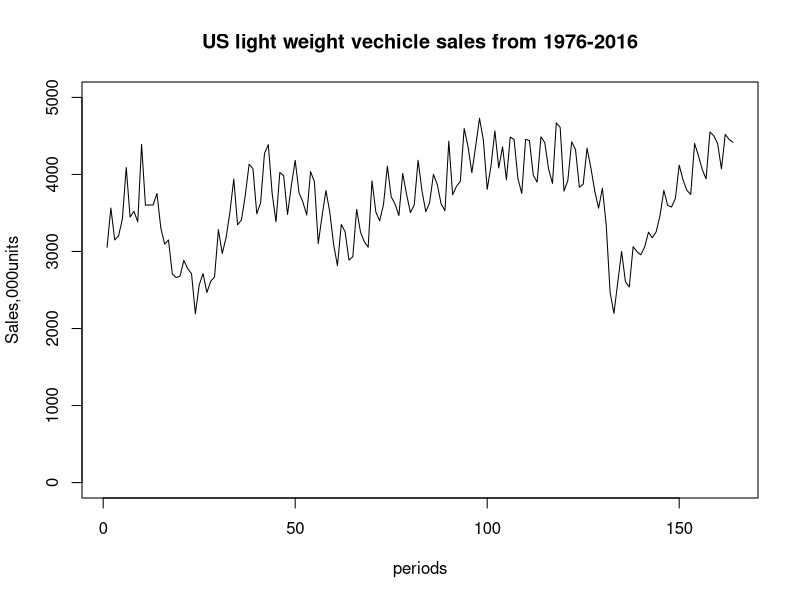
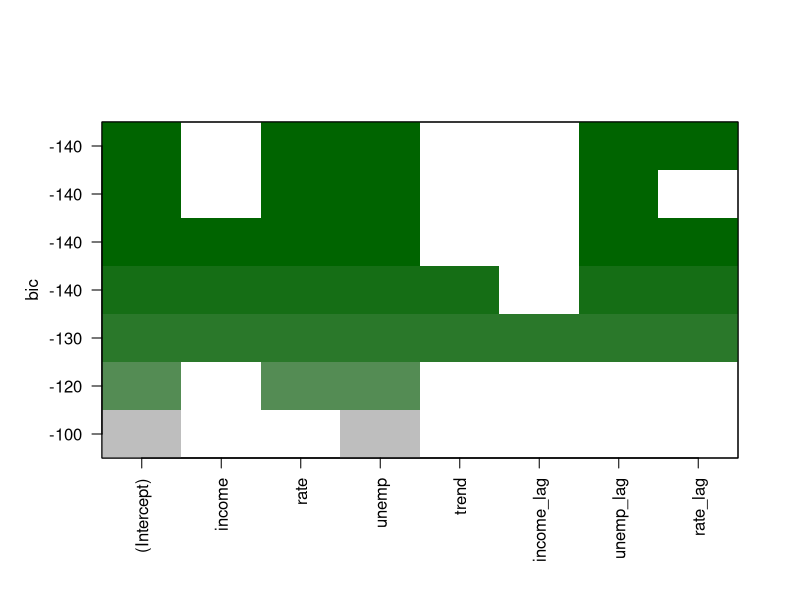
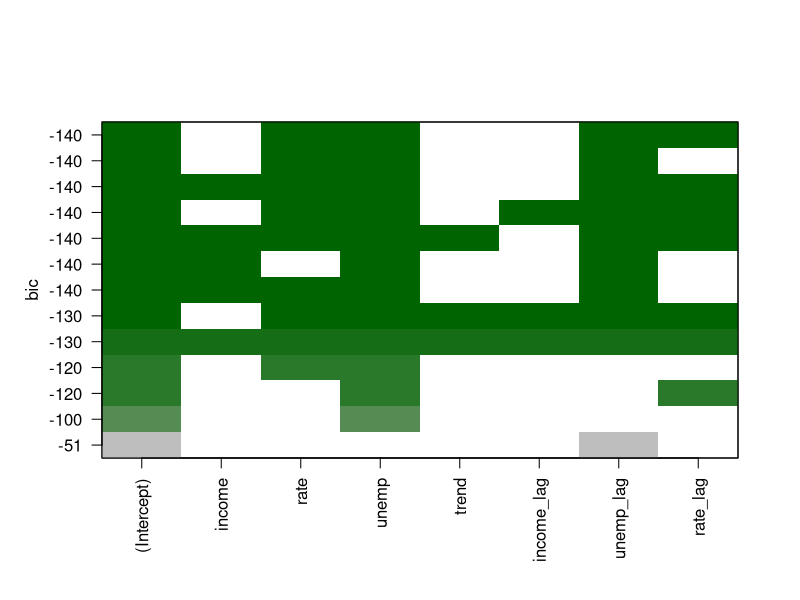
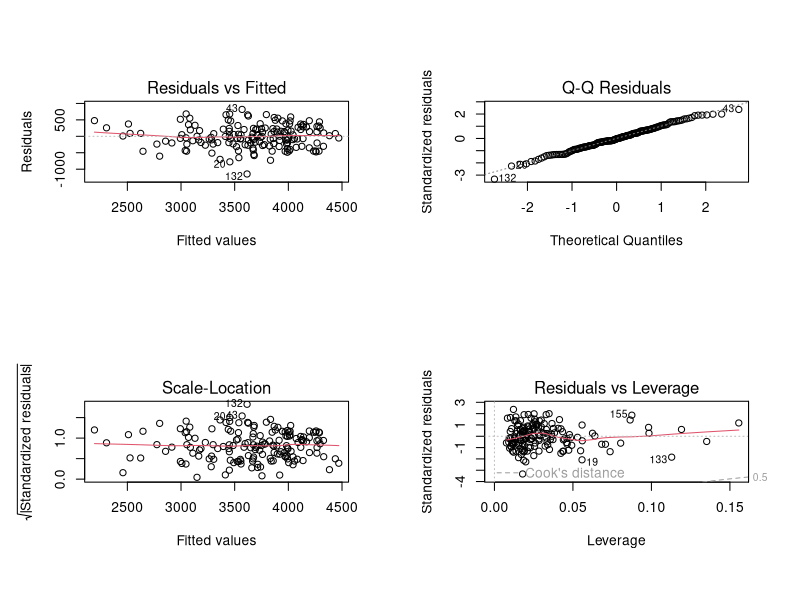
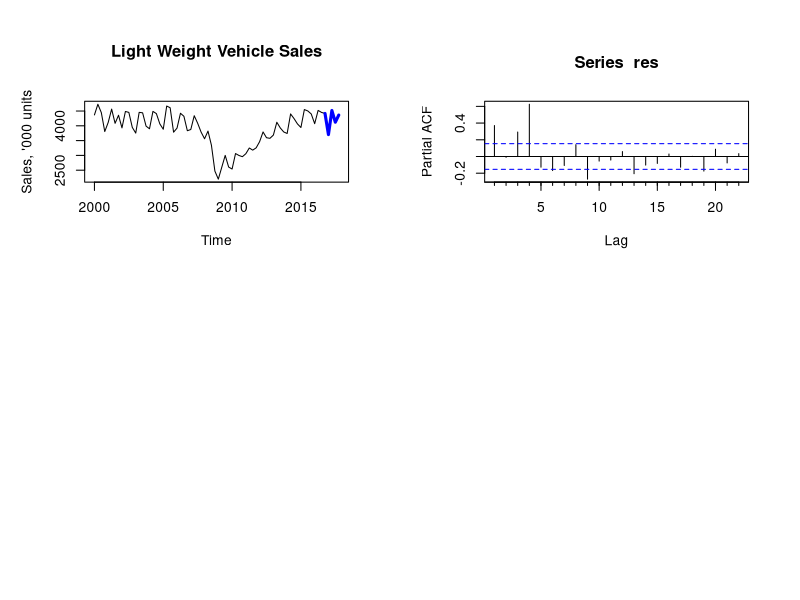

The R script that drew these images, in order:
#Load the dataset, and plot the sales variable. 
auto<-read.csv('vehicles.csv')
     tail(auto)
plot(auto$sales,
     type="l",
     ylim=c(0,5000),
     ylab = "Sales,000units",
     xlab = "periods",
     main = "US light weight vechicle sales from 1976-2016")
     #lines(auto$sales)
#Create the trend variable (by assigning a successive number to each observation),
#and lagged versions of the variables income, unemp, and rate (lagged by one period).
#Add them to the dataset.
#(Note that the base R libraries do not include functions for creating lags 
#for non-time-series data, so the variables can be created manually).   
auto$trend <- seq(1:nrow(auto))
auto$income_lag <- c(NA, auto$income[1:nrow(auto)-1])
auto$unemp_lag <- c(NA, auto$unemp[1:nrow(auto)-1])
auto$rate_lag <- c(NA, auto$rate[1:nrow(auto)-1])



#Run all possible linear regressions with sales as the dependent variable and 
#the others as independent variables using the regsubsets function from the 
#leaps package (pass a formula with all possible dependent variables, 
#and the dataset as inputs to the function).
#Plot the output of the function.
require(leaps)
regressions_result <- regsubsets(sales ~ ., data = auto)
plot(regressions_result, col = colorRampPalette(c("darkgreen", "grey"))(10))


#Note that regsubsets returns only one “best” model (in terms of BIC) for each possible number of dependent variables.
#Run all regressions again, but increase the number of returned models for each size to 2.
#Plot the output of the function.
require(leaps)
regressions_result_extended <- regsubsets(sales ~ ., data = auto, nbest = 2)
plot(regressions_result_extended, col = colorRampPalette(c("darkgreen", "grey"))(10))


#Look at the plots from the previous exercises and find the model with the lowest value of BIC.
#Run a linear regression for the model, save the result in a variable, and print its summary.
fit <- lm(sales ~ unemp + rate + unemp_lag + rate_lag, data = auto)
summary(fit)
par(mfrow=c(2,2))
plot(fit)


#Load an additional dataset with assumptions on future values of dependent variables.
#Use the dataset and the model obtained in the previous exercise to make a forecast
#for the next 4 quarters with the forecast function (from the package with the same name).
#Note that the names of the lagged variables in the assumptions data have to be identical
#to the names of the corresponding variables in the main dataset.
#Plot the summary of the forecast.
#install.packages("forecast")
#library(forecast)
require(forecast)
assumptions <- read.csv("vehicles_assumptions.csv")
View(assumptions)
fcast <- forecast(fit, newdata = assumptions, h = 4)
summary(fcast)


#The plot function does not automatically draw plots for forecasts obtained from regression
#models with multiple predictors, but such plots can be created manually.
#As the first step, create a vector from the sales variable, and append the forecast 
#(mean) values to this vector. Then use the ts function to transform the vector to 
#a quarterly time series that starts in the first quarter of 1976.

fcast_sales <- append(auto$sales, fcast$mean)
fcast_sales <- ts(fcast_sales, start = c(1976, 1), frequency = 4)


#Plot the forecast in the following steps:
#(1) create an empty plot for the period from the first quarter of 2000 to the fourth quarter of 2017,
#(2) plot a black line for the sales time series for the period 2000-2016,
#(3) plot a thick blue line for the sales time series for the fourth quarter of 2016 and all quarters of 2017.
#Note that a line can be plotted using the lines function, and a subset of a time series can be obtained with the window function.

plot(window(fcast_sales, start = c(2000,1), end = c(2017,4)),
     type = "n",
     ylab = "Sales, '000 units",
     main = "Light Weight Vehicle Sales")
lines(window(fcast_sales, start = c(2000,1), end = c(2016,4)))
lines(window(fcast_sales, start = c(2016,4), end = c(2017,4)), col = "blue", lwd = 3)

#Perform the Breusch-Godfrey test (the bgtest function from the lmtest package) to test the 
#linear model obtained in the exercise 5 for autocorrelation of residuals.
#Set the maximum order of serial correlation to be tested to 4.
#Is the autocorrelation present?
#(Note that the null hypothesis of the test is the 
#absence of autocorrelation of the specified orders).
require(lmtest)
bgtest(fit, 4)

#Use the Pacf function from the forecast package to explore autocorrelation of residuals
#of the linear model obtained in the exercise 5. Find at which lags partial correlation
#between lagged values is statistically significant at 5% level.
#Residuals can be obtained from the model using the residuals function.
require(forecast)
res <- residuals(fit)
Pacf(res)
